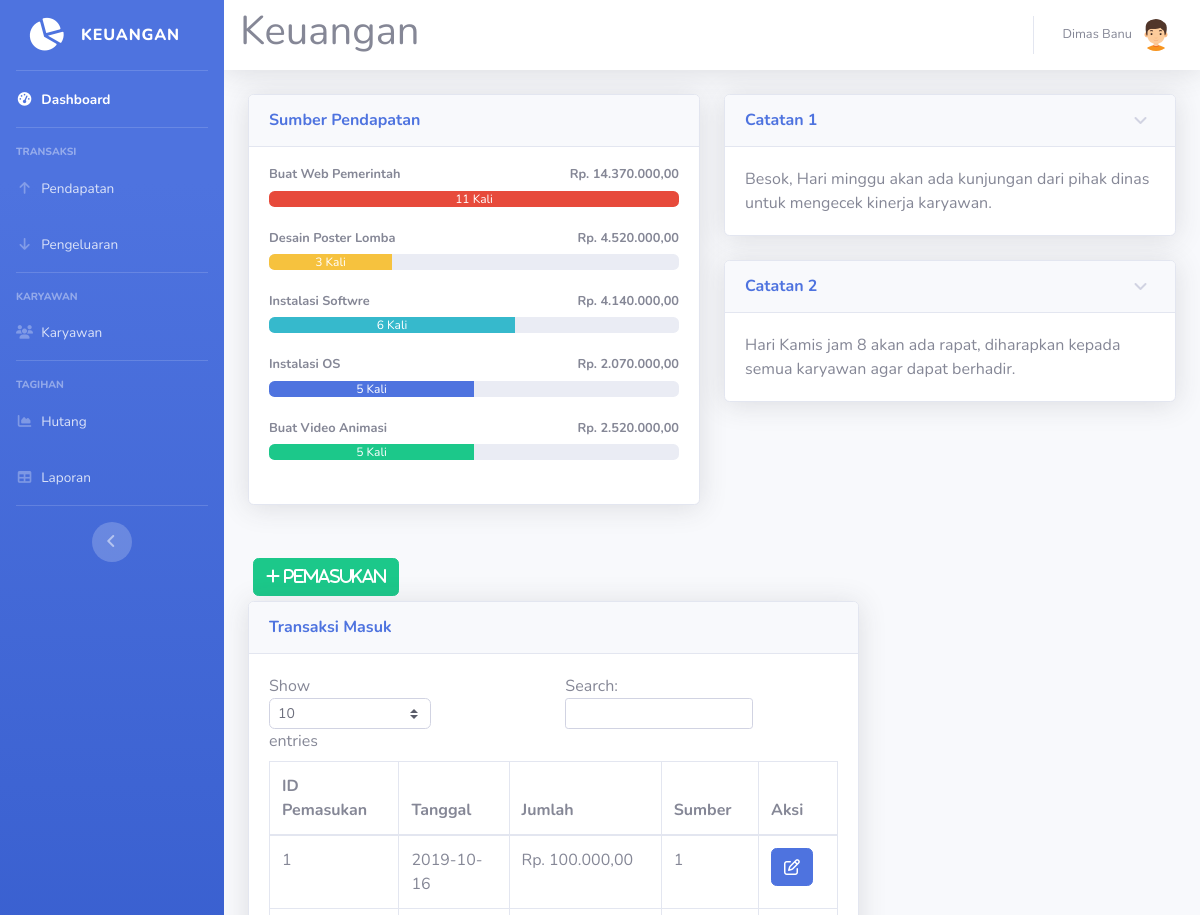
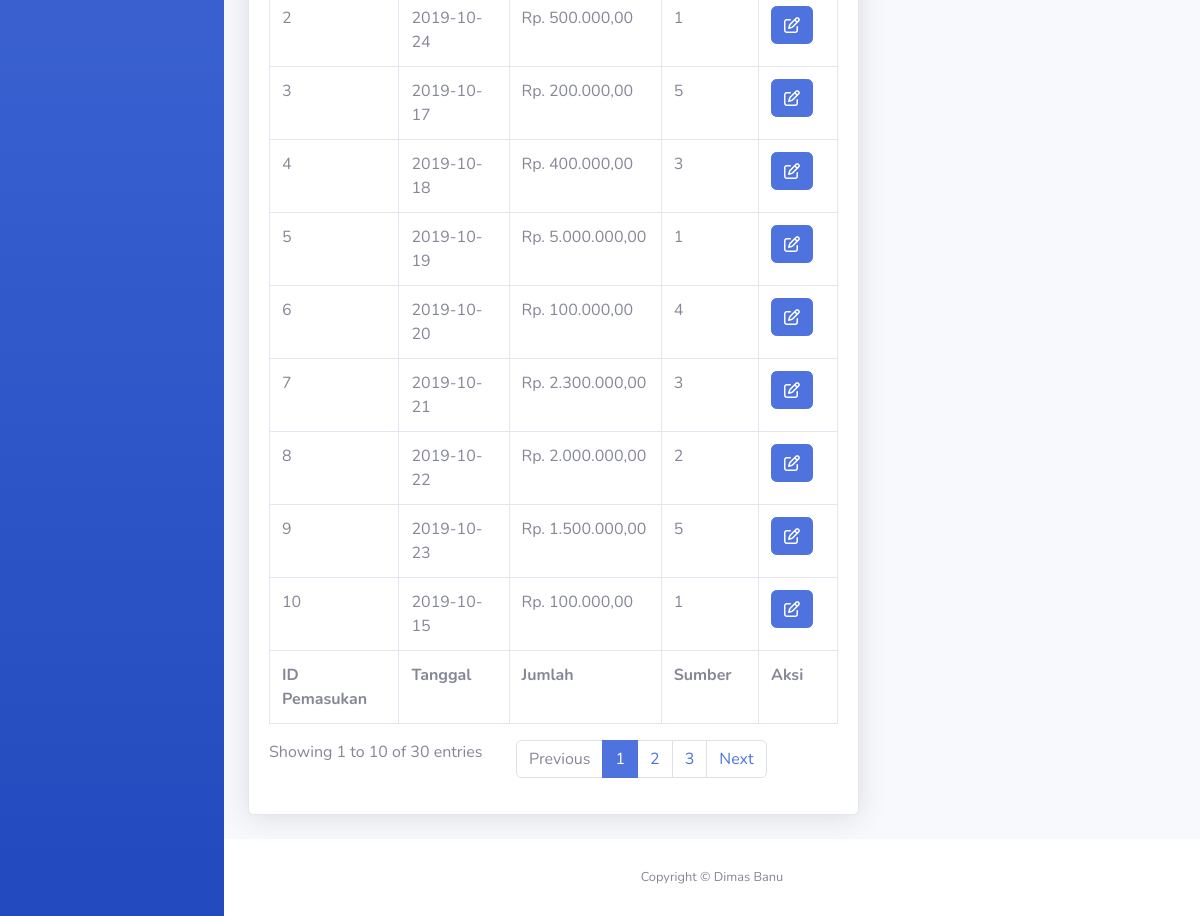
The page /pendapatan.php (signed in) on the database its author committed (2 pictures, top to bottom).
### tables this page shows
CREATE TABLE `sumber` (
  `id_sumber` int(11) NOT NULL,
  `nama` varchar(40) NOT NULL
);

CREATE TABLE `catatan` (
  `id_catatan` int(11) NOT NULL,
  `catatan` text NOT NULL
);

CREATE TABLE `pemasukan` (
  `id_pemasukan` int(11) NOT NULL,
  `tgl_pemasukan` date NOT NULL,
  `jumlah` int(11) NOT NULL,
  `id_sumber` int(11) NOT NULL
);

### pendapatan.php (the view, shortened to what this page needs)
<!DOCTYPE html>
<html lang="en">
<head>
  <link href="vendor/fontawesome-free/css/all.min.css" rel="stylesheet" type="text/css">
  <link href="css/sb-admin-2.min.css" rel="stylesheet">
</head>
<body id="page-top">
<?php
require 'koneksi.php';
require ('sidebar.php'); ?>
      <div id="content">
<?php require ('navbar.php'); ?>
        <div class="container-fluid">
          <div class="row">
            <div class="col-lg-6 mb-4">
              <div class="card shadow mb-4">
                <div class="card-header py-3">
                  <h6 class="m-0 font-weight-bold text-primary">Sumber Pendapatan</h6>
                </div>
                <div class="card-body">
				<?php
				$namasumber1 = mysqli_query($koneksi,"SELECT * FROM `sumber` where id_sumber= 1 ");
				$sumbern1= mysqli_fetch_assoc($namasumber1);
				$namasumber2 = mysqli_query($koneksi,"SELECT * FROM `sumber` where id_sumber= 2 ");
				$sumbern2= mysqli_fetch_assoc($namasumber2);
				$namasumber3 = mysqli_query($koneksi,"SELECT * FROM `sumber` where id_sumber= 3 ");
				$sumbern3= mysqli_fetch_assoc($namasumber3);
				$namasumber4 = mysqli_query($koneksi,"SELECT * FROM `sumber` where id_sumber= 4 ");
				$sumbern4= mysqli_fetch_assoc($namasumber4);
				$namasumber5 = mysqli_query($koneksi,"SELECT * FROM `sumber` where id_sumber= 5 ");
				$sumbern5= mysqli_fetch_assoc($namasumber5);
				$hasil1=mysqli_query($koneksi,"SELECT * FROM pemasukan where id_sumber = 1");
				while ($jumlah1=mysqli_fetch_array($hasil1)){
				$arrayhasil1[] = $jumlah1['jumlah'];
				}
				$jumlahhasil1 = array_sum($arrayhasil1);
				$hasil2=mysqli_query($koneksi,"SELECT * FROM pemasukan where id_sumber = 2");
				while ($jumlah2=mysqli_fetch_array($hasil2)){
				$arrayhasil2[] = $jumlah2['jumlah'];
				}
				$jumlahhasil2 = array_sum($arrayhasil2);
				$hasil3=mysqli_query($koneksi,"SELECT * FROM pemasukan where id_sumber = 3");
				while ($jumlah3=mysqli_fetch_array($hasil3)){
				$arrayhasil3[] = $jumlah3['jumlah'];
				}
				$jumlahhasil3 = array_sum($arrayhasil3);
				$hasil4=mysqli_query($koneksi,"SELECT * FROM pemasukan where id_sumber = 4");
				while ($jumlah4=mysqli_fetch_array($hasil4)){
				$arrayhasil4[] = $jumlah4['jumlah'];
				}
				$jumlahhasil4 = array_sum($arrayhasil4);
				$hasil5=mysqli_query($koneksi,"SELECT * FROM pemasukan where id_sumber = 5");
				while ($jumlah5=mysqli_fetch_array($hasil5)){
				$arrayhasil5[] = $jumlah5['jumlah'];
				}
				$jumlahhasil5 = array_sum($arrayhasil5);
				$sumber1 = mysqli_query($koneksi,"SELECT id_sumber FROM pemasukan where id_sumber ='1'");
				$sumber1text = mysqli_num_rows($sumber1);
				$sumber1 = mysqli_num_rows($sumber1);
				$sumber1 = $sumber1 * 10;
				$sumber2 = mysqli_query($koneksi,"SELECT id_sumber FROM pemasukan where id_sumber ='2'");
				$sumber2text = mysqli_num_rows($sumber2);
				$sumber2 = mysqli_num_rows($sumber2);
				$sumber2 = $sumber2 * 10;
				$sumber3 = mysqli_query($koneksi,"SELECT id_sumber FROM pemasukan where id_sumber ='3'");
				$sumber3text = mysqli_num_rows($sumber3);
				$sumber3 = mysqli_num_rows($sumber3);
				$sumber3 = $sumber3 * 10;
				$sumber4 = mysqli_query($koneksi,"SELECT id_sumber FROM pemasukan where id_sumber ='4'");
				$sumber4text = mysqli_num_rows($sumber4);
				$sumber4 = mysqli_num_rows($sumber4);
				$sumber4 = $sumber4 * 10;
				$sumber5 = mysqli_query($koneksi,"SELECT id_sumber FROM pemasukan where id_sumber ='5'");
				$sumber5text = mysqli_num_rows($sumber5);
				$sumber5 = mysqli_num_rows($sumber5);
				$sumber5 = $sumber5 * 10;
				echo '
                  <h4 class="small font-weight-bold">'.$sumbern1['nama'].'<span class="float-right">Rp. '.number_format($jumlahhasil1,2,',','.').'</span></h4>
                  <div class="progress mb-4">
                    <div class="progress-bar bg-danger" role="progressbar" style="width:'.$sumber1.'%" aria-valuenow="50" aria-valuemin="0" aria-valuemax="100">'.$sumber1text.' Kali</div>
                  </div>
				  <h4 class="small font-weight-bold">'.$sumbern2['nama'].'<span class="float-right">Rp. '.number_format($jumlahhasil2,2,',','.').'</span></h4>
                  <div class="progress mb-4">
                    <div class="progress-bar bg-warning" role="progressbar" style="width:'.$sumber2.'%" aria-valuenow="50" aria-valuemin="0" aria-valuemax="100">'.$sumber2text.' Kali</div>
                  </div>
				  <h4 class="small font-weight-bold">'.$sumbern3['nama'].'<span class="float-right">Rp. '.number_format($jumlahhasil3,2,',','.').'</span></h4>
                  <div class="progress mb-4">
                    <div class="progress-bar bg-info" role="progressbar" style="width:'.$sumber3.'%" aria-valuenow="50" aria-valuemin="0" aria-valuemax="100">'.$sumber3text.' Kali</div>
                  </div>
				  <h4 class="small font-weight-bold">'.$sumbern4['nama'].'<span class="float-right">Rp. '.number_format($jumlahhasil4,2,',','.').'</span></h4>
                  <div class="progress mb-4">
                    <div class="progress-bar bg-primary" role="progressbar" style="width:'.$sumber4.'%" aria-valuenow="50" aria-valuemin="0" aria-valuemax="100">'.$sumber4text.' Kali</div>
                  </div>
				  <h4 class="small font-weight-bold">'.$sumbern5['nama'].'<span class="float-right">Rp. '.number_format($jumlahhasil5,2,',','.').'</span></h4>
                  <div class="progress mb-4">
                    <div class="progress-bar bg-success" role="progressbar" style="width:'.$sumber5.'%" aria-valuenow="50" aria-valuemin="0" aria-valuemax="100">'.$sumber5text.' Kali</div>
                  </div>';
				  ?>
                </div>
              </div>
			  </div>
			              <div class="col-lg-6">
              <div class="card shadow mb-4">
                <a href="#collapseCardExample" class="d-block card-header py-3" data-toggle="collapse" role="button" aria-expanded="true" aria-controls="collapseCardExample">
                  <h6 class="m-0 font-weight-bold text-primary">Catatan 1</h6>
                </a>
                <div class="collapse show" id="collapseCardExample">
                  <div class="card-body">
				  <?php $catatan1 = mysqli_query($koneksi, "SELECT catatan FROM catatan where id_catatan= 1");
                  $catatan1 = mysqli_fetch_array($catatan1);
				  echo $catatan1['catatan'];
				  ?>
				  </div>
                </div>
              </div>
			                <div class="card shadow mb-4">
                <a href="#collapseCardExample1" class="d-block card-header py-3" data-toggle="collapse" role="button" aria-expanded="true" aria-controls="collapseCardExample1">
                  <h6 class="m-0 font-weight-bold text-primary">Catatan 2</h6>
                </a>
                <div class="collapse show" id="collapseCardExample1">
                  <div class="card-body">
                  <?php $catatan2 = mysqli_query($koneksi, "SELECT * FROM catatan where id_catatan= 2");
                  $catatan2 = mysqli_fetch_array($catatan2);
				  echo $catatan2['catatan'];
				  ?></div>
                </div>
              </div>
			  </div>
					   <div class="col-xl-8 col-lg-7">
					   <button type="button" class="btn btn-success" style="margin:5px" data-toggle="modal" data-target="#myModalTambah"><i class="fa fa-plus"> Pemasukan</i></button><br>
          <div class="card shadow mb-4">
            <div class="card-header py-3">
              <h6 class="m-0 font-weight-bold text-primary">Transaksi Masuk</h6>
            </div>
            <div class="card-body">
              <div class="table-responsive">
               <table class="table table-bordered" id="dataTable" width="100%" cellspacing="0">
                  <thead>
                    <tr>
                      <th>ID Pemasukan</th>
                      <th>Tanggal</th>
                      <th>Jumlah</th>
                      <th>Sumber</th>
					  <th>Aksi</th>
                    </tr>
                  </thead>
                  <tfoot>
                    <tr>
                      <th>ID Pemasukan</th>
                      <th>Tanggal</th>
                      <th>Jumlah</th>
                      <th>Sumber</th>
                      <th>Aksi</th>
                    </tr>
                  </tfoot>
                  <tbody>
				  <?php
$query = mysqli_query($koneksi,"SELECT * FROM pemasukan");
while ($data = mysqli_fetch_assoc($query))
{
?>
                    <tr>
                      <td><?=$data['id_pemasukan']?></td>
                      <td><?=$data['tgl_pemasukan']?></td>
                      <td>Rp. <?=number_format($data['jumlah'],2,',','.');?></td>
                      <td><?=$data['id_sumber']?></td>
					  <td>
<a href="#" type="button" class=" fa fa-edit btn btn-primary btn-md" data-toggle="modal" data-target="#myModal<?php echo $data['id_pemasukan']; ?>"></a>
</td>
</tr>
  </div>
<?php
}
?>
<?php require 'footer.php'?>
</body>
</html>

### rows shown on the page
sumber: nama "Buat Web Pemerintah"
sumber: nama "Desain Poster Lomba"
sumber: nama "Instalasi Softwre"
sumber: nama "Instalasi OS"
sumber: nama "Buat Video Animasi"
catatan: catatan "Besok, Hari minggu akan ada kunjungan dari pihak dinas untuk mengecek kinerja karyawan."
catatan: catatan "Hari Kamis jam 8 akan ada rapat, diharapkan kepada semua karyawan agar dapat berhadir."
pemasukan: id_pemasukan "1", tgl_pemasukan "2019-10-16", jumlah "100.000,00", id_sumber "1"
pemasukan: id_pemasukan "2", tgl_pemasukan "2019-10-24", jumlah "500.000,00", id_sumber "1"
pemasukan: id_pemasukan "3", tgl_pemasukan "2019-10-17", jumlah "200.000,00", id_sumber "5"
pemasukan: id_pemasukan "4", tgl_pemasukan "2019-10-18", jumlah "400.000,00", id_sumber "3"
pemasukan: id_pemasukan "5", tgl_pemasukan "2019-10-19", jumlah "5.000.000,00", id_sumber "1"
pemasukan: id_pemasukan "6", tgl_pemasukan "2019-10-20", jumlah "100.000,00", id_sumber "4"
pemasukan: id_pemasukan "7", tgl_pemasukan "2019-10-21", jumlah "2.300.000,00", id_sumber "3"
pemasukan: id_pemasukan "8", tgl_pemasukan "2019-10-22", jumlah "2.000.000,00", id_sumber "2"
pemasukan: id_pemasukan "9", tgl_pemasukan "2019-10-23", jumlah "1.500.000,00", id_sumber "5"
pemasukan: id_pemasukan "10", tgl_pemasukan "2019-10-15", jumlah "100.000,00", id_sumber "1"

### other values the page prints
$_SESSION['nama'] "Dimas Banu"
$jumlahhasil1 "14.370.000,00"
$sumber1text "11"
$jumlahhasil2 "4.520.000,00"
$sumber2text "3"
$jumlahhasil3 "4.140.000,00"
$sumber3text "6"
$jumlahhasil4 "2.070.000,00"
$sumber4text "5"
$jumlahhasil5 "2.520.000,00"
$sumber5text "5"
